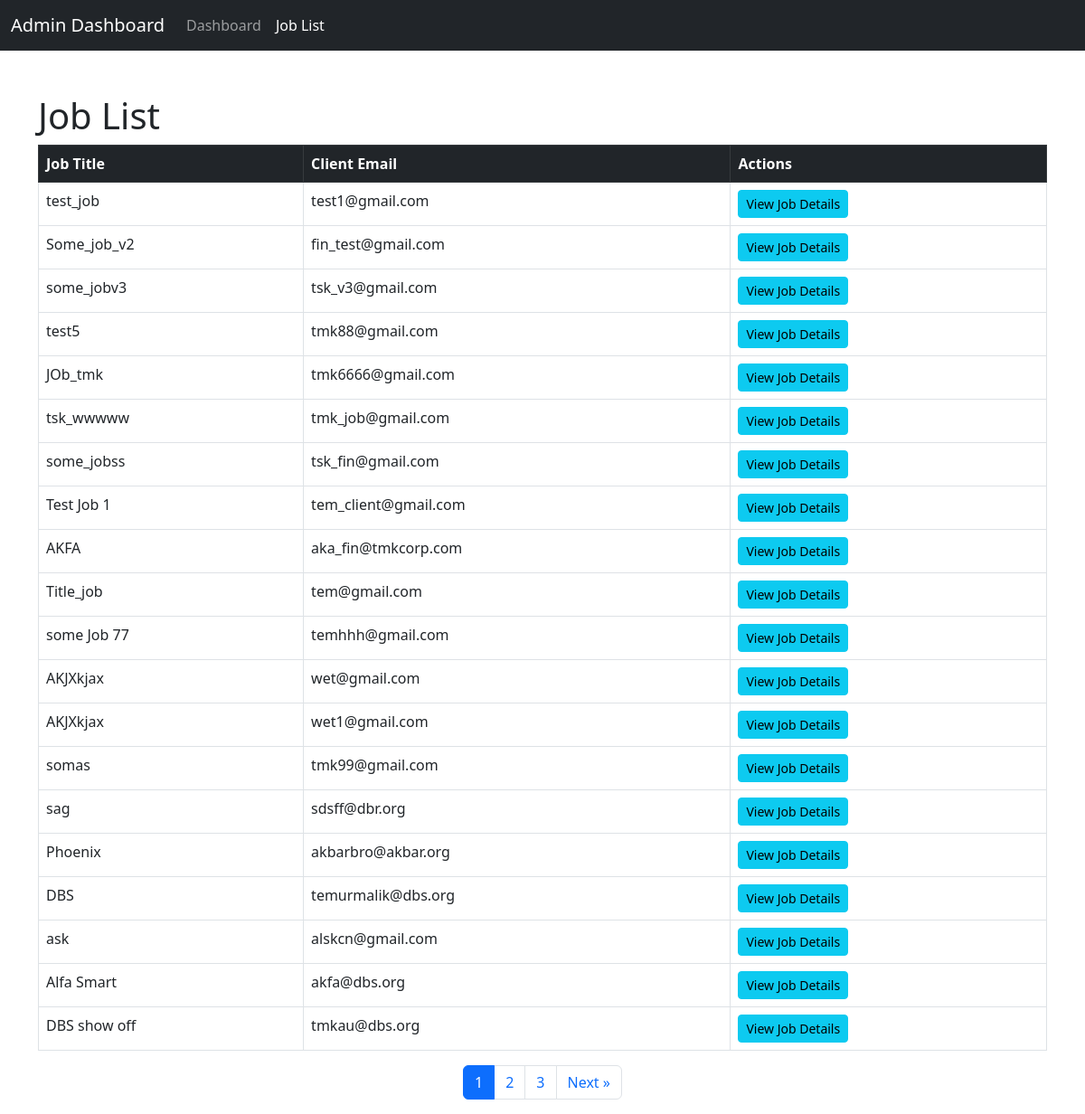
Screenshot of /jobs/ with the database file from the repository.
### fin_app_v2/models.py (models this page shows, shortened)
class Job(models.Model):
    title = models.CharField(max_length=100)
    client_email = models.EmailField(unique=True)
    client_password = models.CharField(max_length=100)
    over_all_income = models.PositiveIntegerField(default=0)  # Total income for the job

### fin_app_v2/views.py (the view)
# urls.py: path('jobs/', job_list, name='job_list'),
def job_list(request):
    jobs = Job.objects.all()
    paginator = Paginator(jobs, 20)  # Show 10 jobs per page
    page_number = request.GET.get('page')
    page_jobs = paginator.get_page(page_number)
    return render(request, 'job_list.html', {
        'jobs': page_jobs,  # Pass the paginated jobs
    })

### templates/job_list.html (shortened to what this page needs)
<!DOCTYPE html>
<html lang="en">
<head>
    <link href="https://cdn.jsdelivr.net/npm/bootstrap@5.3.0-alpha1/dist/css/bootstrap.min.css" rel="stylesheet">
</head>
<body>
    <nav class="navbar navbar-expand-lg navbar-dark bg-dark">
        <div class="container-fluid">
            <a class="navbar-brand" href="{% url 'admin_dashboard' %}">Admin Dashboard</a>
            <div class="collapse navbar-collapse" id="navbarNav">
                <ul class="navbar-nav">
                    <li class="nav-item">
                        <a class="nav-link" href="{% url 'admin_dashboard' %}">Dashboard</a>
                    </li>
                    <li class="nav-item">
                        <a class="nav-link active" href="{% url 'job_list' %}">Job List</a>
                    </li>
                </ul>
            </div>
        </div>
    </nav>
    <div class="container mt-5">
        <h1>Job List</h1>
        <div class="table-responsive">
            <table class="table table-bordered">
                <thead class="table-dark">
                    <tr>
                        <th>Job Title</th>
                        <th>Client Email</th>
                        <th>Actions</th>
                    </tr>
                </thead>
                <tbody>
                    {% for job in jobs %}
                    <tr>
                        <td>{{ job.title }}</td>
                        <td>{{ job.client_email }}</td>
                        <td>
                            <a href="{% url 'job_details' job.id %}" class="btn btn-info btn-sm">View Job Details</a>
                        </td>
                    </tr>
                    {% empty %}
                    <tr>
                        <td colspan="3" class="text-center">No jobs available.</td>
                    </tr>
                    {% endfor %}
                </tbody>
            </table>
        </div>
        <nav aria-label="Page navigation">
            <ul class="pagination justify-content-center">
                {% for num in jobs.paginator.page_range %}
                    <li class="page-item {% if jobs.number == num %}active{% endif %}">
                        <a class="page-link" href="?page={{ num }}">{{ num }}</a>
                    </li>
                {% endfor %}
                {% if jobs.has_next %}
                    <li class="page-item">
                        <a class="page-link" href="?page={{ jobs.next_page_number }}" aria-label="Next">
                            <span aria-hidden="true">Next &raquo;</span>
                        </a>
                    </li>
                {% endif %}
            </ul>
        </nav>
    </div>
</body>
</html>

### rows the page displays
Job: title "test_job", client_email "test1@gmail.com"
Job: title "Some_job_v2", client_email "fin_test@gmail.com"
Job: title "some_jobv3", client_email "tsk_v3@gmail.com"
Job: title "test5", client_email "tmk88@gmail.com"
Job: title "JOb_tmk", client_email "tmk6666@gmail.com"
Job: title "tsk_wwwww", client_email "tmk_job@gmail.com"
Job: title "some_jobss", client_email "tsk_fin@gmail.com"
Job: title "Test Job 1", client_email "tem_client@gmail.com"
Job: title "AKFA", client_email "aka_fin@tmkcorp.com"
Job: title "Title_job", client_email "tem@gmail.com"
Job: title "some Job 77", client_email "temhhh@gmail.com"
Job: title "AKJXkjax", client_email "wet@gmail.com"
Job: title "AKJXkjax", client_email "wet1@gmail.com"
Job: title "somas", client_email "tmk99@gmail.com"
Job: title "sag", client_email "sdsff@dbr.org"
Job: title "Phoenix", client_email "akbarbro@akbar.org"
Job: title "DBS", client_email "temurmalik@dbs.org"
Job: title "ask", client_email "alskcn@gmail.com"
Job: title "Alfa Smart", client_email "akfa@dbs.org"
Job: title "DBS show off", client_email "tmkau@dbs.org"

### other values shown
{{ num }} "1" "2" "3"
